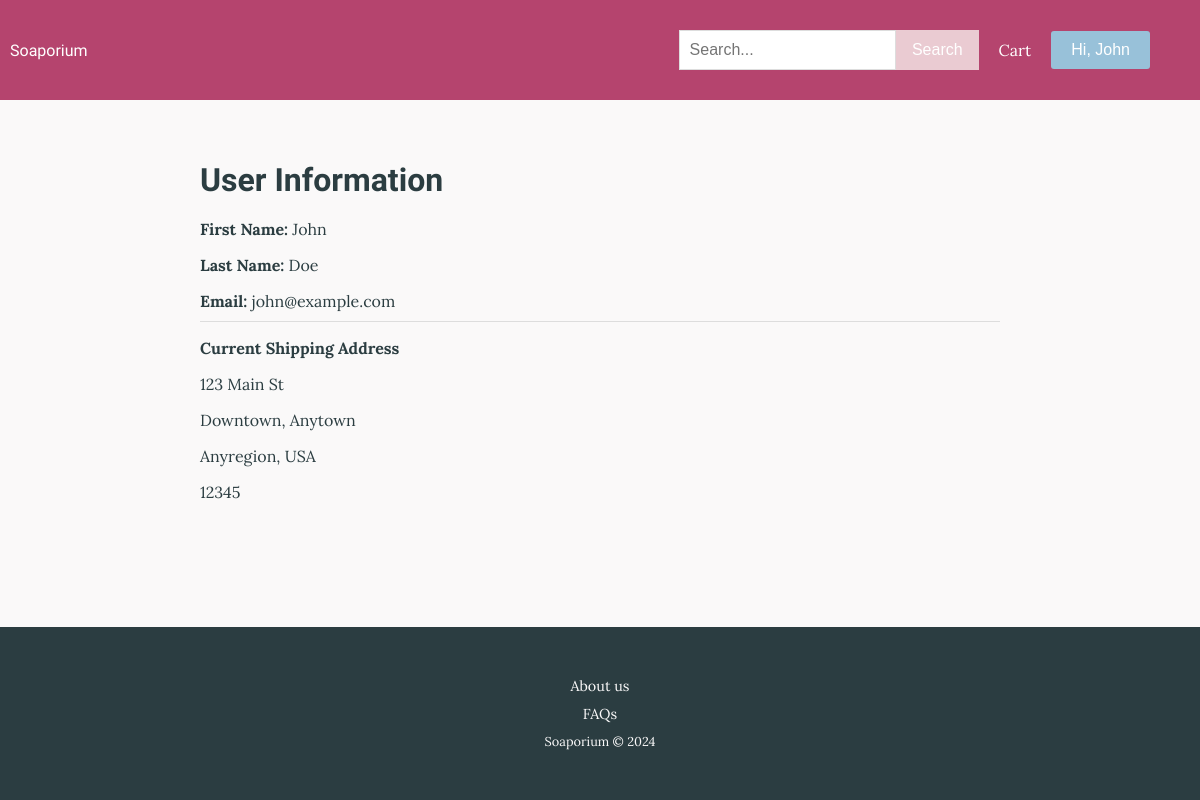
/user/1 (signed in), run on the app's committed database.
### tables this page shows
CREATE TABLE User (userid INTEGER PRIMARY KEY AUTOINCREMENT, fname TEXT NOT NULL, lname TEXT NOT NULL, housenum INTEGER, street TEXT, suburb TEXT, town TEXT, region TEXT, country TEXT, postcode INTEGER, email TEXT NOT NULL, password TEXT NOT NULL);

### routes.py (the view)
@app.route("/user/<int:userid>")
def userinfo(userid):
    session_userid = session.get("userid")
    if session_userid != userid:
        return "Hacker error", 404
    conn = sqlite3.connect("Soap.db")
    sql = "SELECT * FROM User WHERE userid = ?"
    user = conn.execute(sql, (userid,)).fetchone()
    conn.close()
    if not user:
        return "User not found", 404
    return render_template("user.html", user=user)

### routes.py (called while the page is built)
@app.context_processor
def inject_user_firstname():
    user_firstname = None
    userid = session.get("userid")
    if userid:
        conn = sqlite3.connect("Soap.db")
        sql = "SELECT fname FROM User WHERE userid = ?"
        user = conn.execute(sql, (userid,)).fetchone()
        if user:
            user_firstname = user[0]
        conn.close()
    return dict(user_firstname=user_firstname)

### templates/user.html (shortened to what this page needs)
{% extends "layout.html" %}
{% block content %}
<div class="user-info-container">
    <h1>User Information</h1>
    {% if user %}
    <p><strong>First Name:</strong> {{ user[1] }}</p>
    <p><strong>Last Name:</strong> {{ user[2] }}</p>
    <p><strong>Email:</strong> {{ user[10] }}</p>
    <hr>
    {% if user[3] and user[4] and user[5] and user[6] and user[7] and user[8] and user[9] %}
    <p><strong>Current Shipping Address</strong></p>
    <p>{{ user[3] }} {{ user[4] }}</p>
    <p>{{ user[5] }}, {{ user[6] }}</p>
    <p>{{ user[7] }}, {{ user[8] }}</p>
    <p>{{ user[9] }}</p>
    {% endif %}
    {% else %}
    <p>User information not available</p>
    {% endif %}
</div>
{% endblock %}

### templates/layout.html (shortened to what this page needs)
<!DOCTYPE html>
<html lang="en">
<head>
    <link rel="stylesheet" href="{{ url_for('static', filename='styles.css') }}">
</head>
<body>
    <div class="top-bar">
        <a href="{{ url_for('home') }}" class="home-link">Soaporium</a>
        <nav class="navbar">
            <ul class="nav-links">
                <li class="search-bar">
                    <form action="{{ url_for('search') }}" method="get">
                        <div class="input-wrapper">
                            <input type="text" name="search_term" placeholder="Search...">
                            <button type="submit">Search</button>
                        </div>
                    </form>
                </li>
                {% if session.get("userid") %}
                <li><a href="{{ url_for('view_current_cart') }}">Cart</a></li>
                <li class="user-dropdown">
                    <button class="user-dropdown-btn">Hi, {{ user_firstname }}</button>
                </li>
                {% else %}
                <li><a href="{{ url_for('login') }}">Login</a></li>
                <li><a href="{{ url_for('signup') }}">Sign Up</a></li>
                {% endif %}
            </ul>
        </nav>
    </div>
    <div class="content">
        {% block content %}{% endblock %}
    </div>
    <div class="footer">
        <div class="footer links">
            <p><a href="about.html">About us</a></p>
            <p><a href="faqs.html">FAQs</a></p>
            <p>Soaporium &COPY; 2024</p>
        </div>
    </div>
</body>
</html>

### static/styles.css (style rules this page uses)
body { font-family: 'Lora', serif; margin: 0; padding: 0; background-color: #faf9f9; color: #2b3d41; display: flex; flex-direction: column; min-height: 100vh; }
h1, h2, h3, h4, h5, h6, .home-link { font-family: 'Rock Salt', cursive; }
ul, li { list-style-type: none; margin: 0; padding: 0; }
.top-bar { height: 5em; background-color: #b5446e; color: #fff; padding: 10px; display: flex; justify-content: space-between; align-items: center; }
.home-link, .nav-links li a { color: #fff; text-decoration: none; }
.navbar { background-color: #b5446e; color: #fff; display: flex; justify-content: space-between; align-items: center; padding: 0 20px; }
.nav-links { display: flex; align-items: center; flex-wrap: wrap; }
.nav-links li { margin-right: 20px; }
.search-bar { flex-grow: 1; max-width: 300px; }
.search-bar input[type="text"], .search-form input[type="text"] { padding: 10px; font-size: 16px; border: 1px solid #ddd; width: 100%; box-sizing: border-box; }
.input-wrapper { display: flex; align-items: center; width: 100%; }
.input-wrapper input { flex-grow: 1; padding-right: 40px; }
.input-wrapper button { width: auto; padding: 10px 15px; background-color: #eacbd2; color: #fff; border: 1px solid #eacbd2; cursor: pointer; font-size: 16px; flex-shrink: 0; }
.content { padding: 20px; }
.footer { background-color: #2b3d41; padding: 20px; color: #faf9f9; margin-top: auto; flex-shrink: 0; text-align: center; }
.footer a { color: #faf9f9; text-decoration: none; margin: 0 10px; font-size: 0.9rem; }
.footer p { margin: 10px 0; font-size: 0.8rem; }
.add-to-cart, .user-dropdown-btn { display: inline-block; padding: 10px 20px; font-size: 16px; background-color: #98c1d9; color: #fff; border: none; border-radius: 3px; cursor: pointer; text-decoration: none; }
.user-info-container { max-width: 800px; margin: 0 auto; padding: 20px; }
.user-info-container h1 { margin-bottom: 20px; }
.user-info-container p { margin-bottom: 10px; }
.user-dropdown { position: relative; }
hr { width: 100%; border: 0; border-top: 1px solid #ddd; margin: 10px 0; }

### data on the page
User: fname "John", lname "Doe", email "john@example.com", housenum "123", street "Main St", suburb "Downtown", town "Anytown", region "Anyregion", country "USA", postcode "12345"
